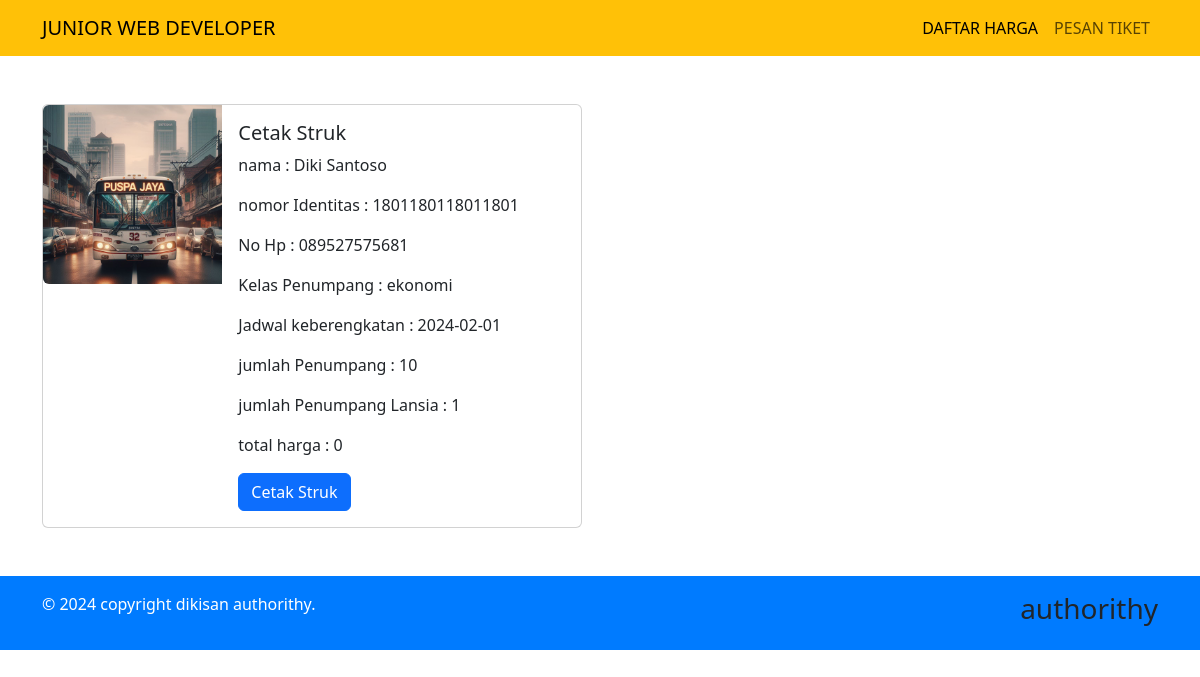
The app's page /public/Tiket/detail/1 with its own data.
### tables this page shows
CREATE TABLE `pemesanan` (
  `id` int(11) NOT NULL,
  `namaLengkap` varchar(50) NOT NULL,
  `nomor_identitas` varchar(16) NOT NULL,
  `No_hp` varchar(12) NOT NULL,
  `kelasPenumpang` varchar(50) NOT NULL,
  `jadwal_keberangkatan` date NOT NULL,
  `jumlah_penumpang` varchar(25) NOT NULL,
  `jumlah_lansia` varchar(25) NOT NULL,
  `Total_harga` varchar(100) NOT NULL
);

### app/core/Controller.php (called while the page is built, shortened)
<?php
class Controller {
    public function view($view, $data = []) {
        require_once '../app/views/'. $view . '.php';
    }
    public function model($model) {
        return new $model;
}
}

### app/controllers/tiket.php (called while the page is built, shortened)
<?php
class Tiket extends controller{
    public function detail($id){
        $data['judul']='Detail Tiket saya';
        $data['pemesanan'] = $this->model('Tiket_model')->getTiketByID($id);
        $this->view('Tiket/detail',$data);
    }
}

### app/core/App.php (called while the page is built, shortened)
<?php
class App {
    protected $method = 'index';
    protected $params = [];
    public function __construct() {
        $url = $this->parseURL();
        if (isset($url[0]) && file_exists('../app/controllers/' . $url[0] . '.php')) {
            unset($url[0]);
        }
        $this->controller = new $this->controller;
        if (isset($url[1])) {
            if (method_exists($this->controller, $url[1])) {
                $this->method = $url[1];
                unset($url[1]);
            }
        }
        if (!empty($url)) {
            $this->params = array_values($url);
        }
        call_user_func_array([$this->controller, $this->method], $this->params);
    }
    public function parseURL() {
        if (isset($_GET['url'])) {
            $url = rtrim($_GET['url'], '/');
            $url = filter_var($url, FILTER_SANITIZE_URL);
            $url = explode('/', $url);
            return $url;
        } else {
            return [];
        }
    }
}
?>

### public/index.php (called while the page is built, shortened)
<?php
 $app = new App;

### app/core/Database.php (called while the page is built, shortened)
<?php
class Database {
    private $host = DB_HOST;
    private $user = DB_USER;
    private $pass = DB_PASS;
    private $db_name = DB_NAME;
    private $dbh;
    private $stmt;
    public function __construct(){
        $dsn='mysql:host=' . $this->host . ';dbname=' . $this->db_name;
        $option=[
            PDO::ATTR_PERSISTENT => true,
            PDO::ATTR_ERRMODE => PDO::ERRMODE_EXCEPTION
        ];
        try {
            $this->dbh = new PDO($dsn, $this->user, $this->pass,$option);
        } catch (PDOException $e) {
            die($e->getMessage());
        }
    }
    public function query($query){
        $this->stmt = $this->dbh->prepare($query);
    }
    public function bind($param, $value, $type = null){
        if (is_null($type)) {
            switch (true) {
                default :
                    $type=PDO::PARAM_STR;
            }
        }
        $this->stmt->bindValue($param, $value, $type);
    }
    public function execute(){
        $this->stmt->execute();
    }
    public function single(){
        $this->execute();
        return $this->stmt->fetch(PDO::FETCH_ASSOC);
    }
}

### app/model/Tiket_model.php (called while the page is built, shortened)
<?php
class Tiket_model {
    private $table='pemesanan';
    private $db;
    public function __construct(){
        $this->db = new Database();
    }
    public function getTiketByID($id){
        $this->db->query('SELECT * FROM ' . $this->table . ' WHERE id=:id');
        $this->db->bind('id', $id);
        return $this->db->single();
    }
    }

### app/views/Tiket/detail.php (the view)
<div class="container mt-5 mb-5">
  <div class="ro">
  <div class="card mb-3" style="max-width: 540px;">
  <div class="row g-0">
    <div class="col-md-4">
      <img src="<?= BASEURL; ?>/img/<?= $data['pemesanan']['kelasPenumpang']; ?>.jpg" class="img-fluid rounded-start" alt="...">
    </div>
    <div class="col-md-8">
      <div class="card-body">
        <h5 class="card-title">Cetak Struk</h5>
    <p class="card-text">nama : <?= $data['pemesanan']['namaLengkap'];?></p>
    <p class="card-text" >nomor Identitas : <?= $data['pemesanan']['nomor_identitas'];?></p>
    <p class="card-text">No Hp : <?= $data['pemesanan']['No_hp'];?></p>
    <p class="card-text">Kelas Penumpang : <?= $data['pemesanan']['kelasPenumpang'];?></p>
    <p class="card-text">Jadwal keberengkatan : <?= $data['pemesanan']['jadwal_keberangkatan'];?></p>
    <p class="card-text">jumlah Penumpang  : <?= $data['pemesanan']['jumlah_penumpang'];?></p>
    <p class="card-text">jumlah Penumpang Lansia  : <?= $data['pemesanan']['jumlah_lansia'];?></p>
    <p class="card-text">total harga : <?= $data['pemesanan']['Total_harga'] ?> </p>
    <a href="#" class="btn btn-primary" onclick="window.print()">Cetak Struk</a>
    </div>
    </div>
  </div>
</div>
</div>
</div>

### records on screen
pemesanan: kelasPenumpang (picture), namaLengkap "Diki Santoso", nomor_identitas "1801180118011801", No_hp "089527575681", kelasPenumpang "ekonomi", jadwal_keberangkatan "2024-02-01", jumlah_penumpang "10", jumlah_lansia "1", Total_harga "0"
